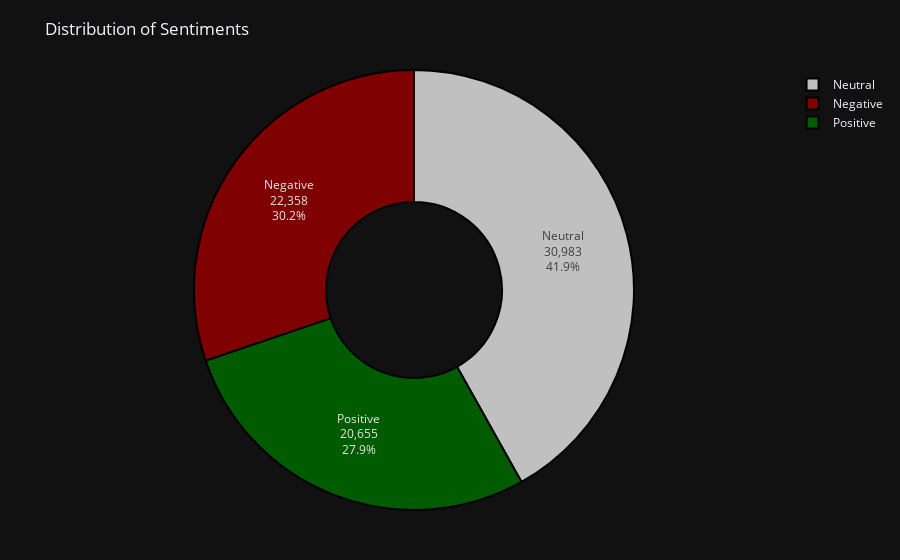

Source (notebook cell):
### Code cell
# Sentiment Distribution

sentiment_counts = df1['Sentiment'].value_counts().sort_index()

sentiment_labels = ['Negative', 'Neutral', 'Positive']
sentiment_colors = ['darkred', 'lightgrey', 'darkgreen']

fig = go.Figure(data=[go.Pie(labels=sentiment_counts.index, 
                             values=sentiment_counts.values,
                             textinfo='percent+value+label',
                             marker_colors=sentiment_colors,
                             textposition='inside',
                             hole=.4)])

fig.update_layout(
    title_text='Distribution of Sentiments',
    template='plotly_dark',
    margin=dict(l=50, r=50, b=50, t=70)
)

fig.update_traces(marker_line_color='black', 
                  marker_line_width=2, 
                  opacity=0.9)
 
fig.show()

### Figure 1 — Plotly figure (JSON) as saved in the notebook; plotly's stock layout.template omitted (floating-point values rounded to 4 significant figures)
{"data": [{"hole": 0.4, "labels": ["Negative", "Neutral", "Positive"], "marker": {"colors": ["darkred", "lightgrey", "darkgreen"], "line": {"color": "black", "width": 2}}, "opacity": 0.9, "textinfo": "percent+value+label", "textposition": "inside", "type": "pie", "values": [22358, 30983, 20655]}], "layout": {"autosize": true, "margin": {"b": 50, "l": 50, "r": 50, "t": 70}, "title": {"text": "Distribution of Sentiments"}}}
